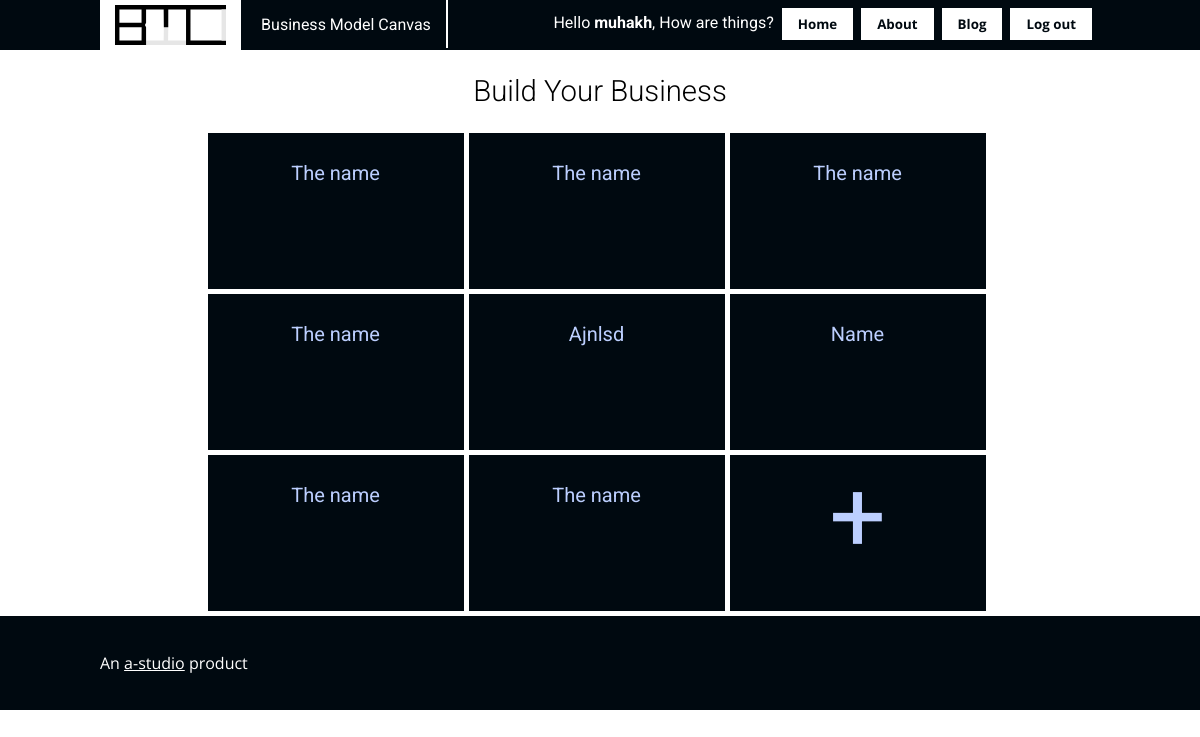
Screenshot of /index.php (signed in) with the database file from the repository.
### tables this page shows
CREATE TABLE IF NOT EXISTS `canvases` (
  `id` int(20) NOT NULL AUTO_INCREMENT,
  `name` varchar(250) NOT NULL,
  `KeyPartners` varchar(250) NOT NULL,
  `KeyActivities` varchar(250) NOT NULL,
  `KeyResources` varchar(250) NOT NULL,
  `ValueProposition` varchar(250) NOT NULL,
  `CustomerRelationships` varchar(250) NOT NULL,
  `Channels` varchar(250) NOT NULL,
  `CustomerSegments` varchar(250) NOT NULL,
  `CostStructure` varchar(250) NOT NULL,
  `RevenueStreams` varchar(250) NOT NULL,
  `user_id` int(11) DEFAULT NULL,
  PRIMARY KEY (`id`),
  KEY `user_id` (`user_id`)
);

### functions.php (called while the page is built, shortened)
<?php
function query($query, $bindings, $connection){
	$statement = $connection->prepare($query);
	$statement->execute($bindings);
	$result = $statement->fetchAll();
	return $result ? $result : false;
}
function get_the_id($connection){
	if (isset($_SESSION['a_canvas_username'])) {
			$theId = query("SELECT id FROM USERS WHERE username = :username",
				array(
					"username" =>$_SESSION['a_canvas_username']
					)
				, $connection);
			if ($theId) {
				 	return (int) $theId[0]['id'];
			}
		}
}
function viewCanvas($param, $value, $connection, $what){
	return query("SELECT $what FROM `canvases` WHERE $param =:value",
	array('value'=>$value)
	,$connection);
}
?>

### views/panel.view.php (the view)
<?php require "header.php";?>
<div id="panel">
<h2>Build Your Business</h2>
<div id="panelCanvases">
<?php
$userId=get_the_id($connection);
$canvasesList = viewCanvas('user_id', $userId, $connection, 'id, name');
if($canvasesList)
	{
		foreach ($canvasesList as $key) {
			echo '<a href="view.php?id='.$key['id'].'" class="canLink">'.$key['name'].'</a>';
		}
	}
	else{
		echo "You don't have canvases yet.<br>";
	}
?>
<a href="canvas.php" class="create">+</a>
</div>
</div>
<?php require "footer.php";?>

### views/style.css (style rules this page uses)
body, ul { margin: 0;padding: 0 }
a, input[type="submit"], input[type="button"] { -webkit-transition: all .5s ; -o-transition: all .5s ; transition: all .5s ; }
a { color: #000910 }
body { font-family: 'Roboto', Tahoma; }
#panel { width: 1000px; margin:0 auto; }
#panel h2 { font-weight: 300; font-size: 22pt; text-align: center; }
#panel a.create { background-color: #000910; height: 150px; width: 250px; text-decoration: none; text-align: center; font-size: 75pt; border: 3px solid #000910; display: block; float: left; color: #bccfff }
#panel a.canLink { background-color: #000910; padding-top: 25px; height: 125px; width: 250px; margin:0 5px 5px 0; text-decoration: none; text-align: center; font-size: 15pt; float: left; border: 3px solid #000910; display: block; color: #bccfff }
#panel #panelCanvases { margin:0 auto; width: 785px; }

### rows the page displays
canvases: name "The name"
canvases: name "The name"
canvases: name "The name"
canvases: name "The name"
canvases: name "Ajnlsd"
canvases: name "Name"
canvases: name "The name"
canvases: name "The name"

### other values shown
$logged_username "muhakh"
